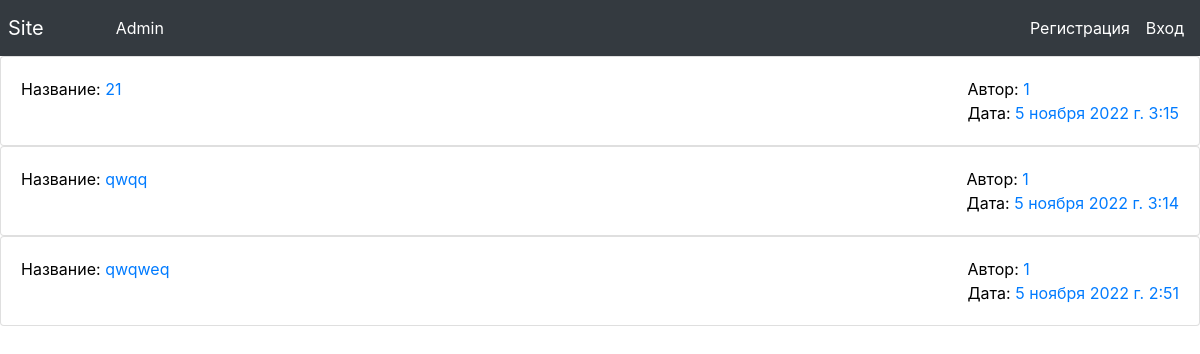
The page / on the database its author committed.
### home/models.py (models this page shows, shortened)
class Article(models.Model):
    author = models.ForeignKey(User, verbose_name='Автор' , on_delete=models.CASCADE, default=None, null=False, blank=False)
    title = models.CharField(max_length = 135, verbose_name = 'Название статьи')
    text = models.TextField(verbose_name = 'Текст статьи', validators=[validate_text])
    image = models.ImageField(verbose_name = 'Картинка', upload_to = 'images/%Y/%m/%d', null=True, blank=True, validators=[validate_image])
    is_published = models.BooleanField(default=True)
    time_create = models.DateTimeField(verbose_name='Дата публикации', auto_now_add=True)
    def get_absolute_url(self):
        return reverse('article_detail', kwargs={'article_pk': self.pk})
    class Meta:
        verbose_name = 'Статьи'
        verbose_name_plural = 'Статьи'
        ordering = ('-time_create',)

### home/views.py (the view)
# urls.py: 2. Add a URL to urlpatterns:  path('', Home.as_view(), name='home')
class Home(ListView):
    model = Article
    template_name = 'home/home.html'
    context_object_name = 'articles'
    def get_context_data(self, *, object_list=None, **kwargs):
        context = super().get_context_data(**kwargs)
        context['title'] = 'Главная страница'
        return context

### home/templates/home/home.html (shortened to what this page needs)
{% extends 'home/base.html' %}
{% load static %}
{% block content %}
{% if articles  %}
    {% for article in articles %}
        {% if article.is_published %}
            <a href="{{ article.get_absolute_url }}" style="text-decoration: none;">
                <div class="card">
                    <div class="card-body">
                        <ul class="navbar-nav mr-auto mt-2 mt-md-0" style="display: flex;flex-direction: row;justify-content: space-between;">
                            <li><span style="color:black;">Название:</span> {{ article.title }}</li>
                            <ul class="navbar-nav">
                                <li><span style="color:black;">Автор: </span>
                                    {{ article.author.username }}
                                </li>
                                <li><span style="color:black;">Дата:</span> {{ article.time_create }}</li>
                            </ul>
                        </ul>
                    </div>
                </div>
            </a>
        {% endif %}
    {% endfor %}
{% else %}
    <div style="height: 50vh;" class="w-100 d-flex justify-content-center align-items-center">
        <h1 class="fs-1 ">Контента НЕТ!</h1>
    </div>
{% endif %}
{% endblock %}

### rows shown on the page
Article: title "21", author.username "1", time_create "5 ноября 2022 г. 3:15"
Article: title "qwqq", author.username "1", time_create "5 ноября 2022 г. 3:14"
Article: title "qwqweq", author.username "1", time_create "5 ноября 2022 г. 2:51"
